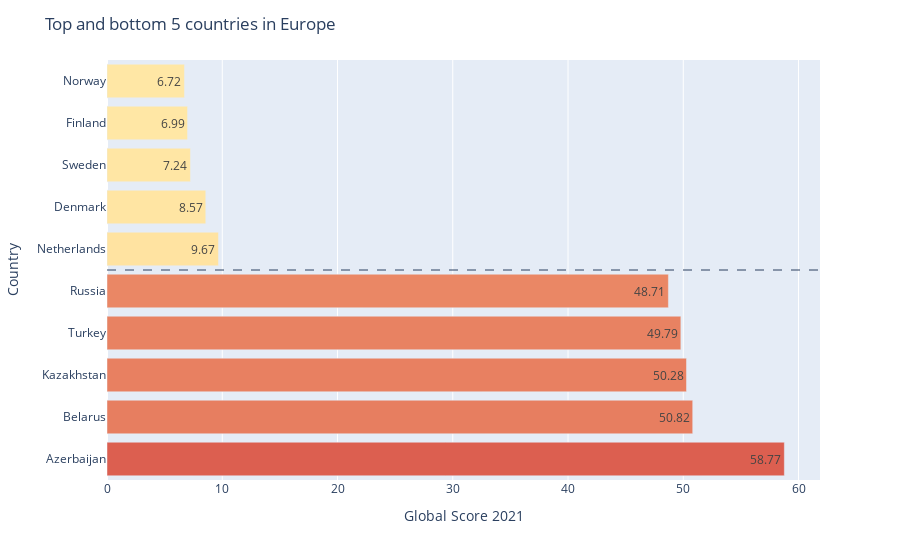

The notebook cell saved with this chart:
### Code cell
df=combined.loc[combined['Continent_Name']=='Europe',:].sort_values(by='Global Score 2021',ascending=False)

df=pd.concat([pd.DataFrame(df.head(5)),pd.DataFrame(df.tail(5))])

fig=px.bar(y=df['Country Name'],
       x=df['Global Score 2021'],
       orientation='h',
       text=df['Global Score 2021'],
       color=df['Global Score 2021'],
       color_continuous_scale=color_scale,
       range_color=[0,100])
fig.update_layout(
    title="Top and bottom 5 countries in Europe",
    xaxis_title="Global Score 2021",
    yaxis_title="Country",
    coloraxis_showscale=False
)
fig.add_hline(y=4.5, line_width=1, line_dash="dash")

### Figure 1 — Plotly figure (JSON) as saved in the notebook; plotly's stock layout.template omitted (floating-point values rounded to 4 significant figures)
{"data": [{"alignmentgroup": "True", "hovertemplate": "x=%{x}<br>y=%{y}<br>text=%{text}<br>color=%{marker.color}<extra></extra>", "legendgroup": "", "marker": {"color": [58.77, 50.82, 50.28, 49.79, 48.71, 9.67, 8.57, 7.24, 6.99, 6.72], "coloraxis": "coloraxis"}, "name": "", "offsetgroup": "", "orientation": "h", "showlegend": false, "text": [58.77, 50.82, 50.28, 49.79, 48.71, 9.67, 8.57, 7.24, 6.99, 6.72], "textposition": "auto", "type": "bar", "x": [58.77, 50.82, 50.28, 49.79, 48.71, 9.67, 8.57, 7.24, 6.99, 6.72], "xaxis": "x", "y": ["Azerbaijan", "Belarus", "Kazakhstan", "Turkey", "Russia", "Netherlands", "Denmark", "Sweden", "Finland", "Norway"], "yaxis": "y"}], "layout": {"barmode": "relative", "coloraxis": {"cmax": 100, "cmin": 0, "colorbar": {"title": {"text": "color"}}, "colorscale": [[0, "#fff0ad"], [0.3333, "#ffc485"], [0.6667, "#d13f3f"], [1, "#ad0034"]], "showscale": false}, "legend": {"tracegroupgap": 0}, "margin": {"t": 60}, "shapes": [{"line": {"dash": "dash", "width": 1}, "type": "line", "x0": 0, "x1": 1, "xref": "x domain", "y0": 4.5, "y1": 4.5, "yref": "y"}], "title": {"text": "Top and bottom 5 countries in Europe"}, "xaxis": {"anchor": "y", "domain": [0, 1], "title": {"text": "Global Score 2021"}}, "yaxis": {"anchor": "x", "domain": [0, 1], "title": {"text": "Country"}}}}
